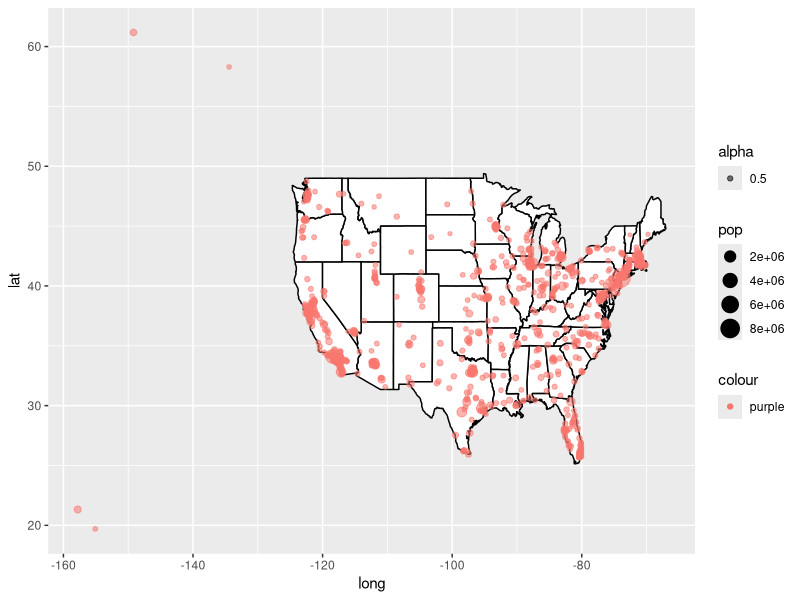

Generate this figure with R:
# us map of states and populations
library(tidyverse)
library(maps)
us_states <- map_data("state")
library(ggplot2)


us_cities <- data("us.cities")

ggplot(data = us_states, mapping = aes(x = long, y = lat,
                                       group = group)) +
  geom_polygon(fill= "white", color = "black") +
  geom_point(data = us.cities, aes( x = long, y = lat,
                                    size = pop, color = "purple", alpha = 0.5),
             inherit.aes = FALSE)
